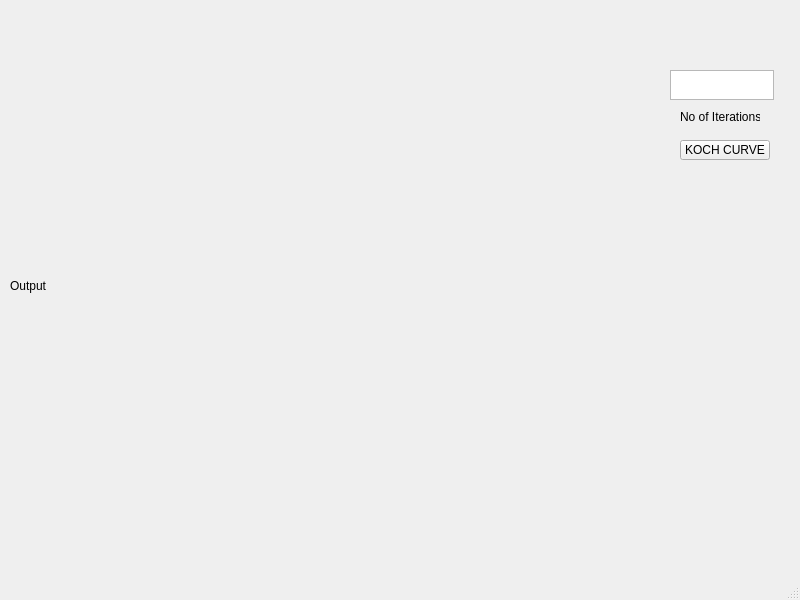
<?xml version="1.0" encoding="UTF-8"?>
<ui version="4.0">
 <class>Assignment_No_10</class>
 <widget class="QMainWindow" name="Assignment_No_10">
  <property name="geometry">
   <rect>
    <x>0</x>
    <y>0</y>
    <width>800</width>
    <height>600</height>
   </rect>
  </property>
  <property name="windowTitle">
   <string>Assignment_No_10</string>
  </property>
  <widget class="QWidget" name="centralwidget">
   <widget class="QLabel" name="label">
    <property name="geometry">
     <rect>
      <x>10</x>
      <y>0</y>
      <width>591</width>
      <height>571</height>
     </rect>
    </property>
    <property name="text">
     <string>Output</string>
    </property>
   </widget>
   <widget class="QTextEdit" name="textEdit">
    <property name="geometry">
     <rect>
      <x>670</x>
      <y>70</y>
      <width>104</width>
      <height>30</height>
     </rect>
    </property>
   </widget>
   <widget class="QLabel" name="label_2">
    <property name="geometry">
     <rect>
      <x>680</x>
      <y>110</y>
      <width>80</width>
      <height>13</height>
     </rect>
    </property>
    <property name="text">
     <string>No of Iterations</string>
    </property>
   </widget>
   <widget class="QPushButton" name="pushButton">
    <property name="geometry">
     <rect>
      <x>680</x>
      <y>140</y>
      <width>90</width>
      <height>20</height>
     </rect>
    </property>
    <property name="text">
     <string>KOCH CURVE</string>
    </property>
   </widget>
  </widget>
  <widget class="QMenuBar" name="menubar">
   <property name="geometry">
    <rect>
     <x>0</x>
     <y>0</y>
     <width>800</width>
     <height>21</height>
    </rect>
   </property>
  </widget>
  <widget class="QStatusBar" name="statusbar"/>
 </widget>
 <resources/>
 <connections/>
</ui>
